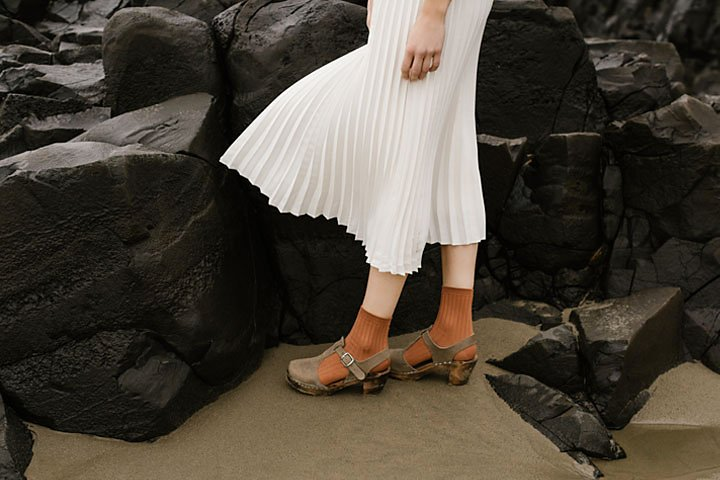
#> input picture Assignment/q2.jpg, 720 x 480 px
$ jupyter execute Q02.ipynb
#> lines starting #> are read from the running program, lines starting #| are printed output that depends on the picture
[cell 1]
import cv2 as cv
import numpy as np
import matplotlib.pyplot as plt
gamma = 0.9
f = cv.imread('q2.jpg', cv.IMREAD_COLOR)
#> f is the input picture: shape (480, 720, 3); mean B, G, R 58.1, 68.6, 75.7

cv.namedWindow('Image', cv.WINDOW_AUTOSIZE)
cv.imshow('Image', f)
cv.waitKey(0)

t = np.array([((i/255)**(1/gamma))*255 for i in np.arange(0, 256)]).astype('uint8')
g = cv.LUT(f, t)

cv.imshow('Image', g)
cv.waitKey(0)


fig, ax = plt.subplots(1,2, figsize=(15,15))
ax[0].imshow(f, cmap="gray")
ax[0].set_title("Original")
ax[1].imshow(g, cmap="gray")
ax[1].set_title("Gamma corrected (gamma=0.8)")

plt.show()
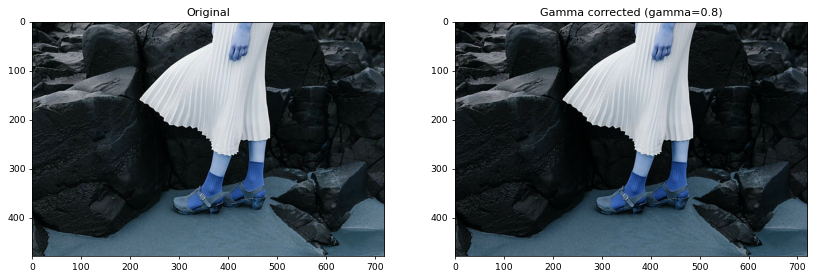
#> figure drawn by matplotlib, 2 panels; B, G, R data is drawn as R, G, B

cv.destroyAllWindows()

[cell 2]
import cv2 as cv
import matplotlib.pyplot as plt
import numpy as np

img= cv.imread ('q2.jpg', cv.IMREAD_COLOR)
assert img is not None


img_LAB = cv.cvtColor(img, cv.COLOR_BGR2LAB)
#> img_LAB: shape (480, 720, 3); mean of channels 0, 1, 2 71.3, 129.1, 135
L_img, a_img , b_img = cv.split(img_LAB)
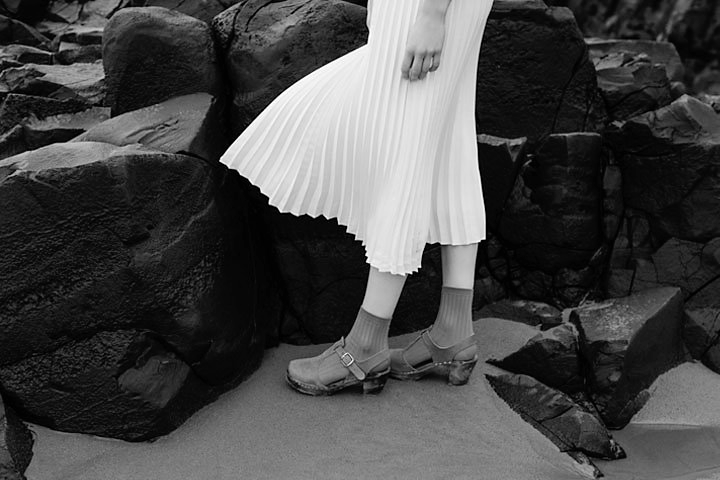
#> L_img: shape (480, 720); min 0, max 255, mean 71.3
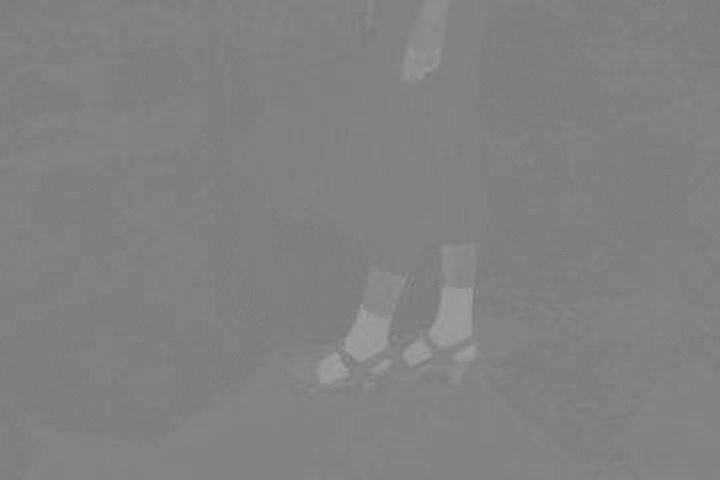
#> a_img: shape (480, 720); min 119, max 160, mean 129.1

gamma = 0.6
t = np.array([(i/255.)**gamma*255 for i in range (256)], np.uint8)
g = t[img]
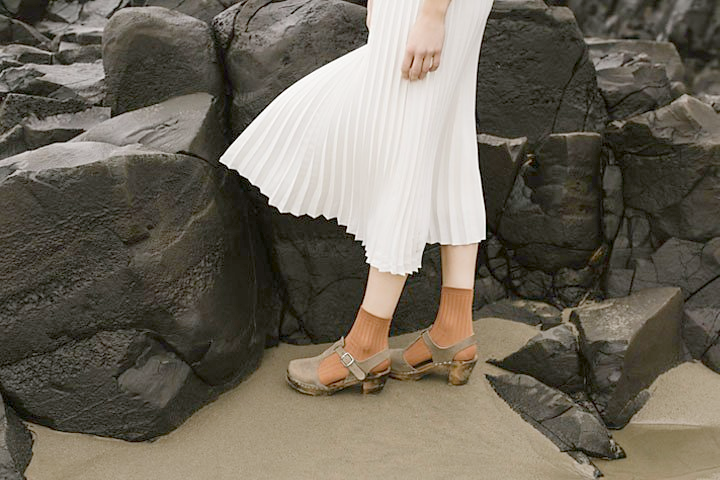
#> g: shape (480, 720, 3); mean B, G, R 90.9, 103.5, 110.2
plt.suptitle("Gamma correction Curve")
plt.plot(t)
plt.show()
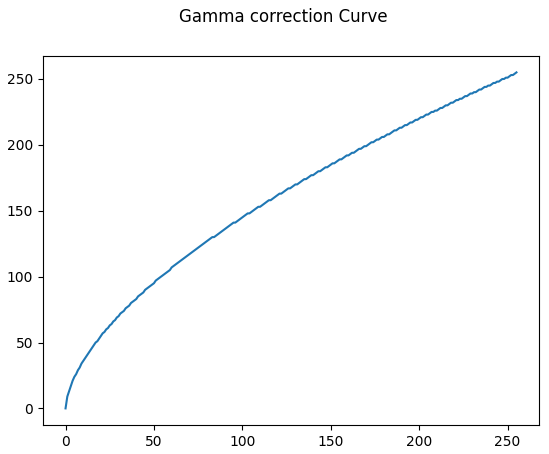
#> figure drawn by matplotlib, 1 panel; curve peaks at x = 255, y = 255


fig, ax = plt.subplots(1,2, figsize=(10,3.5))
fig.suptitle("b. Applying gamma correction")
ax[0].imshow(img, cmap="gray")
ax[0].set_title("Original")
ax[1].imshow(g,cmap="gray")
ax[1].set_title("Gamma Corrected")
plt.show()
#> figure, not shown here; B, G, R data is drawn as R, G, B

plt.figure(figsize = [10, 5])
plt.subplot(1, 2, 1)
plt.gca().set_title('Original Histogram')
img_h = cv.calcHist([img],[0],None,[256],[0,256])
#> img_h = 256 values, max 8229 at index 13, min 0 at index 254, mean 1350
plt.plot(img_h)

plt.subplot(1, 2, 2)
plt.gca().set_title('Gamma Corrected Histogram')
g_h = cv.calcHist([g],[0],None,[256],[0,256])
#> g_h = 256 values, max 8229 at index 42, min 0 at index 1, mean 1350
plt.plot(g_h)
plt.show()
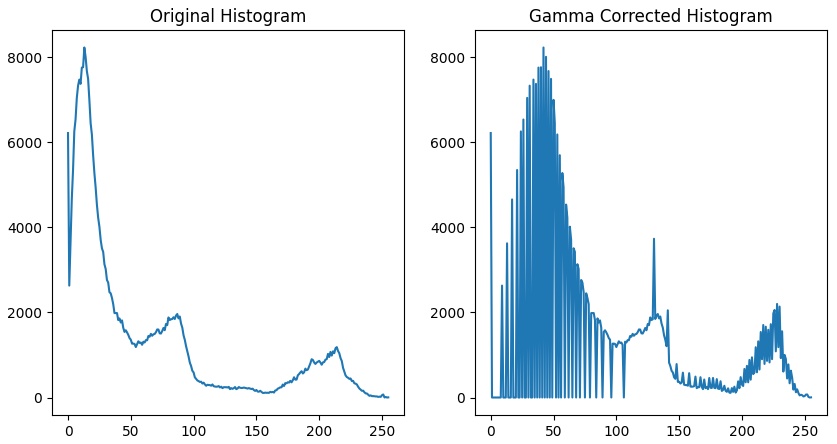
#> figure drawn by matplotlib, 2 panels; panel 1: curve peaks at x = 13, y = 8229; panel 2: curve peaks at x = 42, y = 8229

$ run again, with Assignment/q1.jpg copied over Assignment/q2.jpg
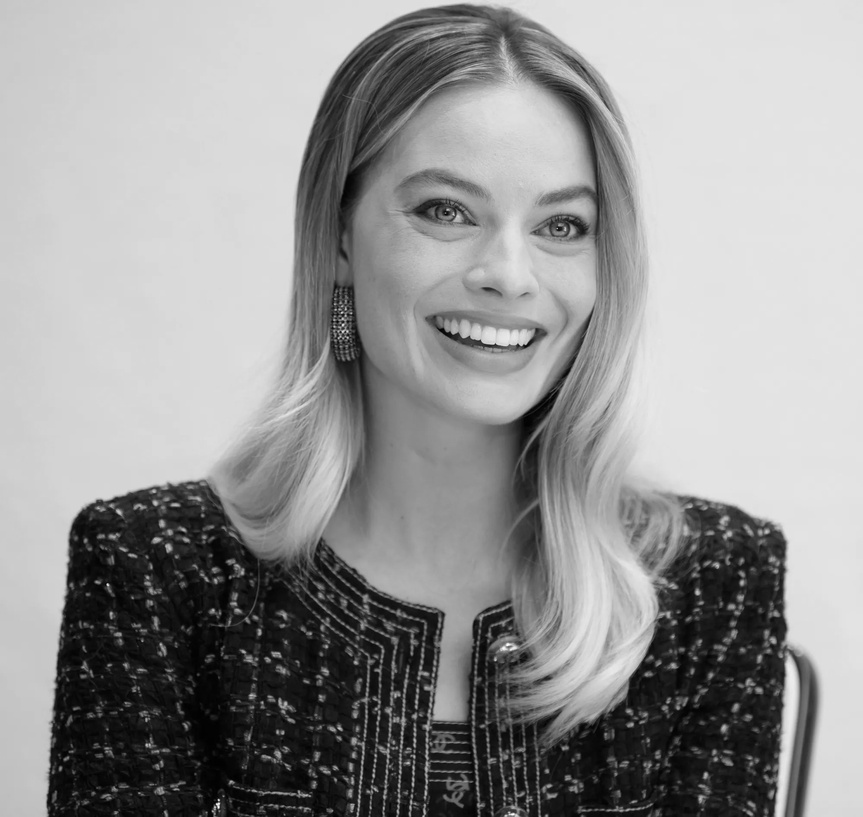
#> input picture Assignment/q1.jpg, 863 x 817 px, shrunk from 2000 x 1894 before the run
#> f is the input picture: shape (817, 863, 3); min 0, max 255, mean 149
#> img_LAB: shape (817, 863, 3); mean of channels 0, 1, 2 152.9, 128, 128
#> a_img: shape (817, 863); every value is 128
#> `plt.show()`:
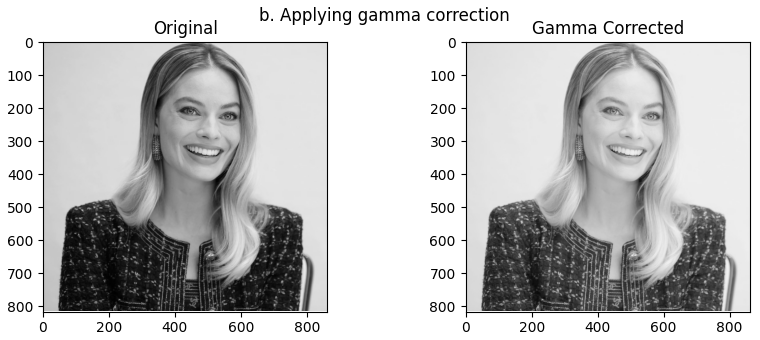
#> figure drawn by matplotlib, 2 panels
#> img_h = 256 values, max 66686 at index 227, min 0 at index 238, mean 2754.2
#> g_h = 256 values, max 90845 at index 237, min 0 at index 1, mean 2754.2
#> `plt.show()`:
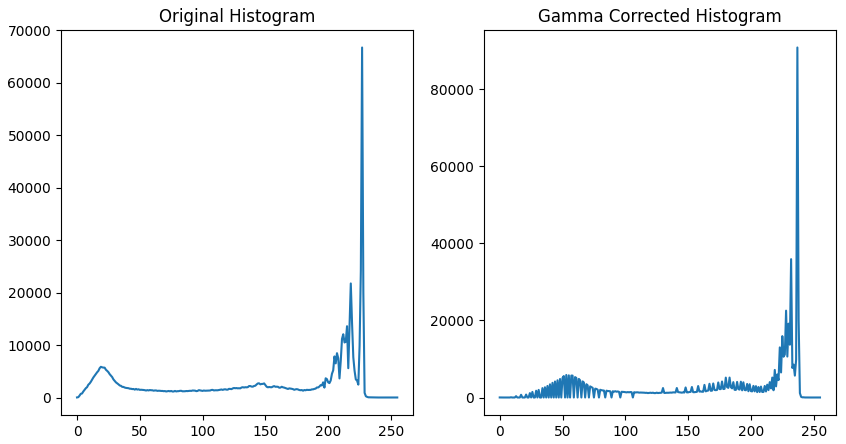
#> figure drawn by matplotlib, 2 panels; panel 1: curve peaks at x = 227, y = 66686; panel 2: curve peaks at x = 237, y = 90845

$ run again, with Assignment/shells.tif saved as Assignment/q2.jpg
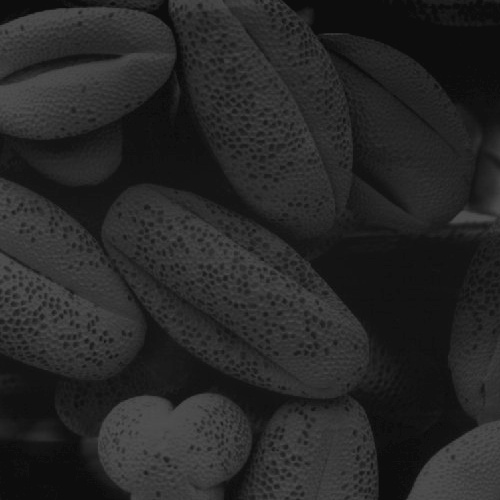
#> input picture Assignment/shells.tif, 500 x 500 px
#> f is the input picture: shape (500, 500, 3); min 10, max 82, mean 38.7
#> img_LAB: shape (500, 500, 3); mean of channels 0, 1, 2 39.2, 128, 128
#> a_img: shape (500, 500); every value is 128
#> `plt.show()`:
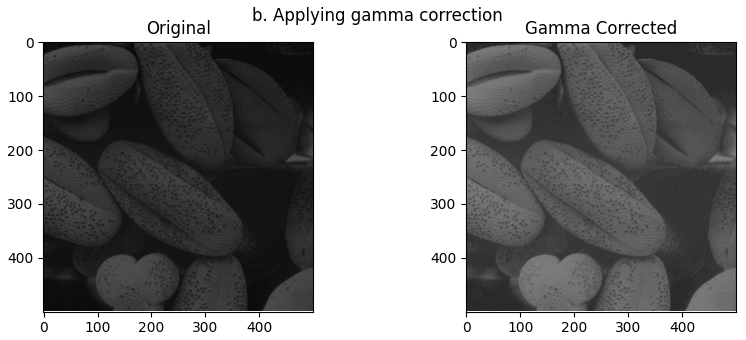
#> figure drawn by matplotlib, 2 panels
#> img_h = 256 values, max 15187 at index 19, min 0 at index 0, mean 976.6
#> g_h = 256 values, max 15187 at index 53, min 0 at index 0, mean 976.6
#> `plt.show()`:
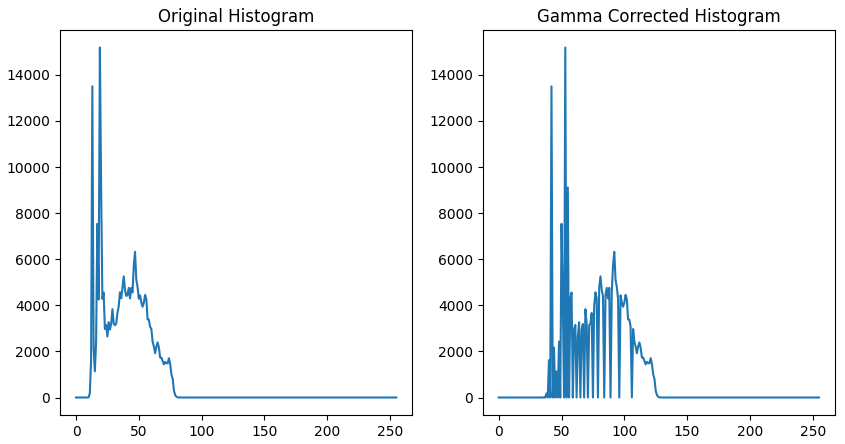
#> figure drawn by matplotlib, 2 panels; panel 1: curve peaks at x = 19, y = 15187; panel 2: curve peaks at x = 53, y = 15187
